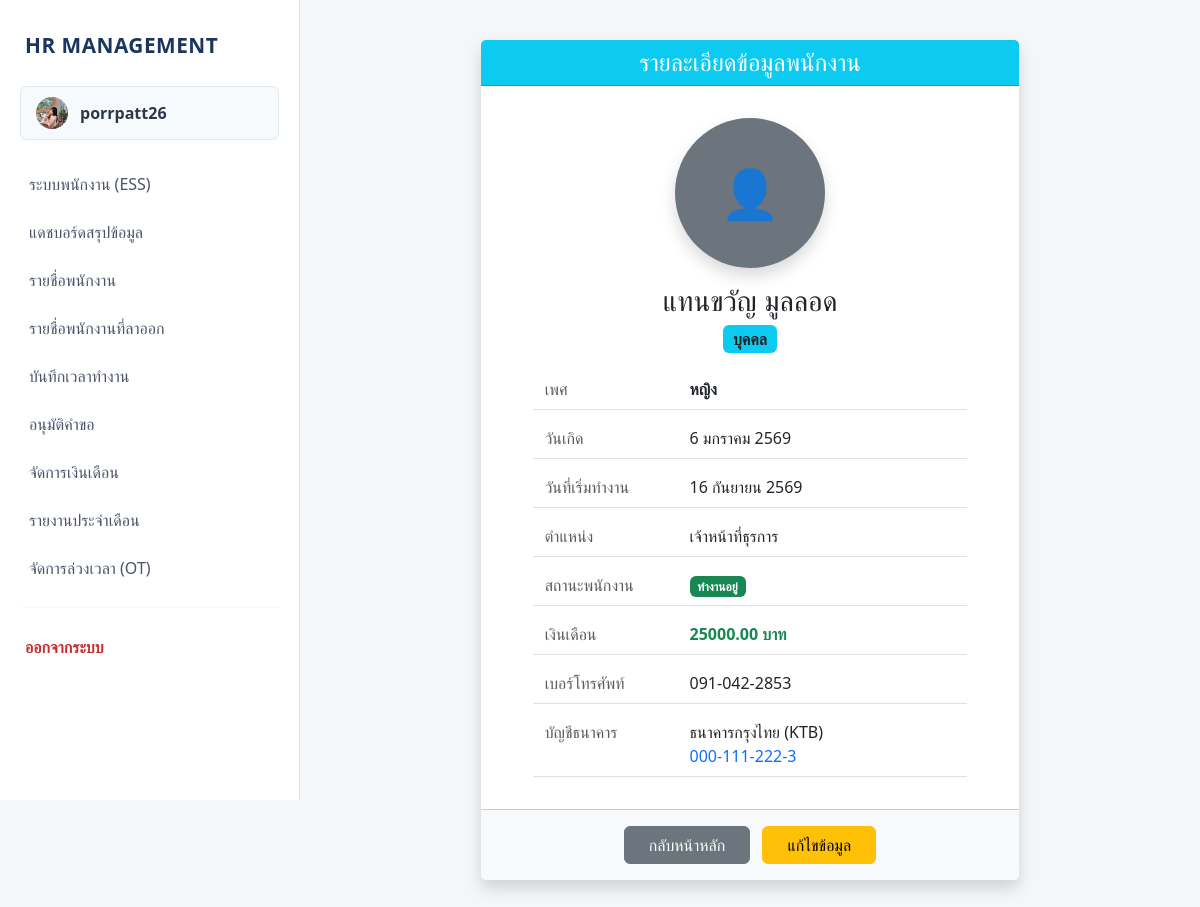
/detail/13/ (signed in), run on an earlier commit of the app's database.
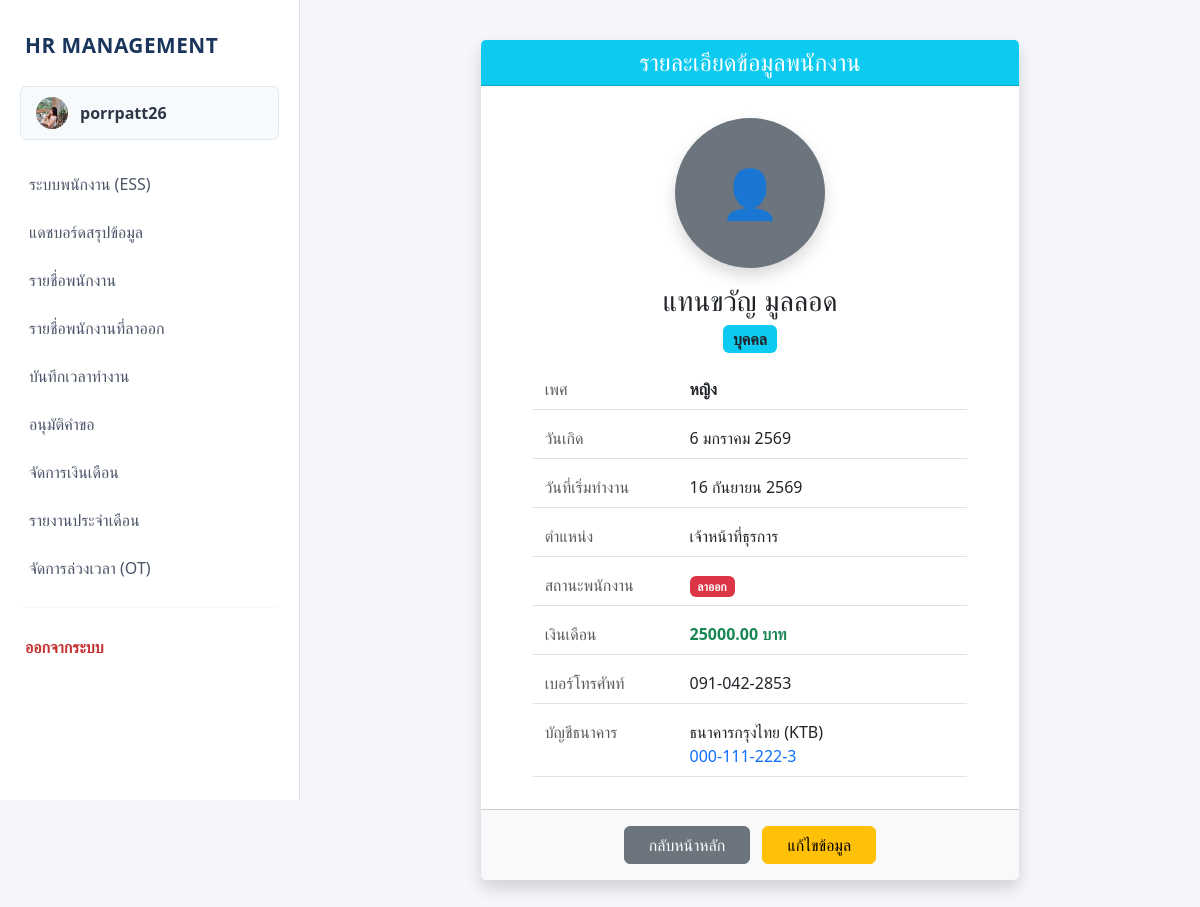
And on a later commit of the database.
### myapp/views.py (the view)
# urls.py: path('detail/<int:pk>/', views.employee_detail, name='detail'),
@login_required
@user_passes_test(is_admin, login_url='ess_dashboard')
def employee_detail(request, pk):
    employee = get_object_or_404(Employee, pk=pk)
    return render(request, 'detail.html', {'employee': employee})

### myapp/context_processors.py (called while the page is built)
def get_employee_data(request):
    if request.user.is_authenticated:
        emp = Employee.objects.filter(
            first_name=request.user.first_name,
            last_name=request.user.last_name
        ).first()
        return {'current_emp': emp}
    return {}

### myapp/views.py (called while the page is built)
def is_admin(user):
    return user.is_staff

### templates/detail.html (shortened to what the changed rows need)
{% extends 'basetemplate.html' %}
{% block content %}
<div class="row justify-content-center">
    <div class="col-md-8">
        <div class="card shadow border-0">
            <div class="card-body text-center mt-3">
                <div class="text-start px-md-5 px-3">
                    <div class="row mb-3 border-bottom pb-2">
                        <div class="col-sm-8">
                            {% if employee.status == 'active' %}
                                <span class="badge bg-success">ทำงานอยู่</span>
                            {% elif employee.status == 'probation' %}
                                <span class="badge bg-warning text-dark">ทดลองงาน</span>
                            {% elif employee.status == 'resigned' %}
                                <span class="badge bg-danger">ลาออก</span>
                            {% else %}
                                -
                            {% endif %}
                        </div>
                    </div>
                </div>
            </div>
        </div>
    </div>
</div>
{% endblock %}

What changed in the data, as far as the page shows it:
changed Employee "แทนขวัญ": status "active" → "resigned" (drawn)
Also different on the page:
text no longer shown: "ทำงานอยู่"
text now shown: "ลาออก"
